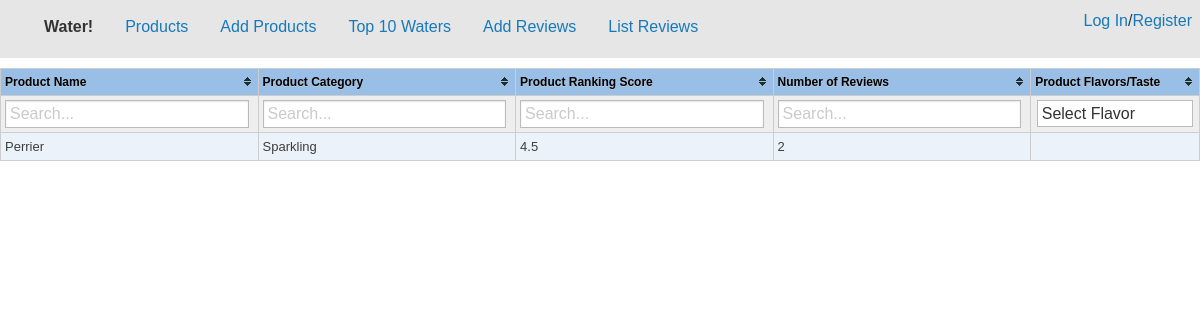
The app's page /, older data.
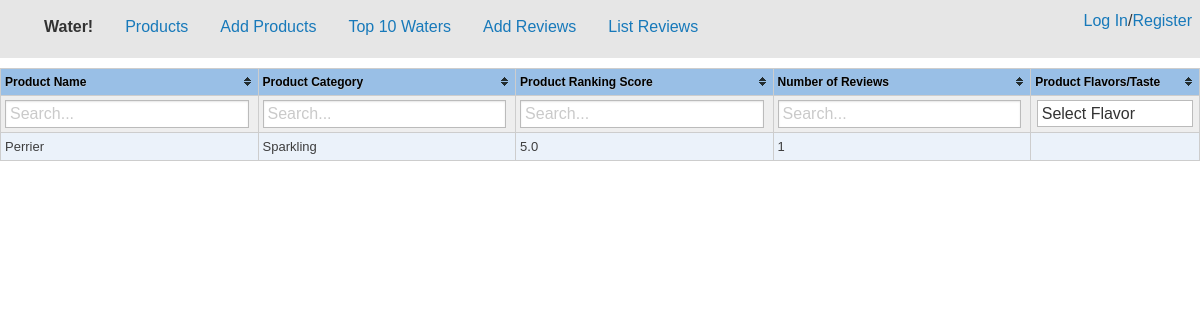
The same page, newer data.
### AddWater/models.py (models this page shows, shortened)
class Products(models.Model):
    ProductName = models.CharField(max_length=100, unique=True)
    CATEGORY_CHOICES = (
        ('Sparkling', 'Sparkling'),
        ('Flat', 'Flat'),
    )
    ProductCategory = models.CharField(max_length=9, choices=CATEGORY_CHOICES)
    ProductTotalScore = models.PositiveSmallIntegerField()
    NumberofReviews = models.PositiveSmallIntegerField()
    ProductFlavor = models.OneToOneField(Flavors)
    INT_CHOICES = (
        (1, '1'),
        (2, '2'),
        (3, '3'),
        (4, '4'),
        (5, '5'),
    )

### AddWater/views.py (the view)
# urls.py: url(r'^$', views.products, name='products'),
def products(request):
    productsByName = Products.objects.order_by('ProductName')
    productsByScore = Products.objects.order_by('-ProductTotalScore')
    for element in productsByScore:
        if element.NumberofReviews != 0:
            element.ProductTotalScore = element.ProductTotalScore / element.NumberofReviews
    for element in productsByName:
        if element.NumberofReviews != 0:
            element.ProductTotalScore = element.ProductTotalScore / element.NumberofReviews
    context = {
        'title': "Home",
        'content': productsByName,
        'scoreSort': productsByScore
    }
    return render(request, 'products.html', context)

### AddWater/templates/products.html (shortened to what this page needs)
{% extends "home.html" %}
{% block content %}
    <table id="prodTable" class="tablesorter">
    <thead>
    <tr>
        <th>Product Name</th>
        <th>Product Category</th>
        <th>Product Ranking Score</th>
        <th>Number of Reviews</th>
        <th class="username filter-select" data-placeholder="Select Flavor">Product Flavors/Taste</th>
    </tr>
    </thead>
    <tbody>
{% for element in content %}
    <tr>
    <div id="{{ element.ProductName }}">
            <td> {{ element.ProductName }}</td>
            <td> {{ element.ProductCategory }}</td>
            <td> {{ element.ProductTotalScore }}</td>
            <td> {{ element.NumberofReviews }}</td>
            <td> {{ element.ProductFlavor }}</td>
    </div>
    </tr>
    {% endfor %}
    </tbody>
    </table>
{% endblock %}

Row changes from the older to the newer data that the page shows:
changed Products "Perrier": ProductTotalScore "4.5" → "5.0"; NumberofReviews "2" → "1"
